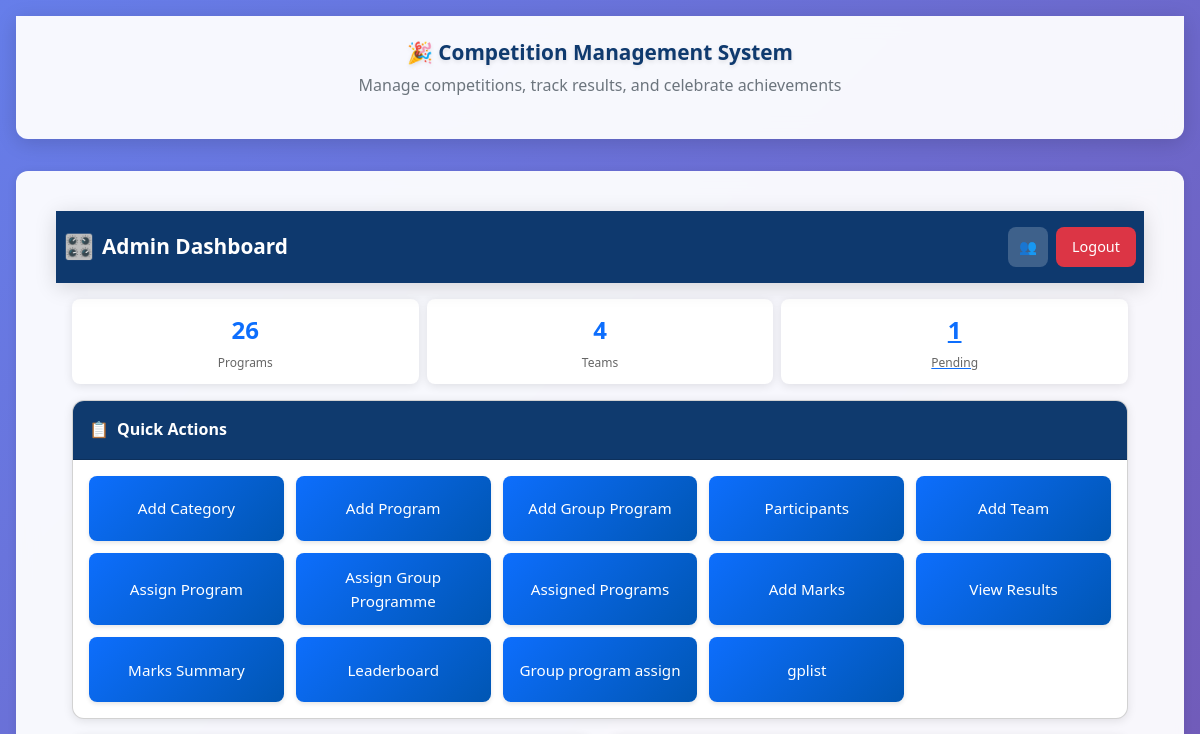
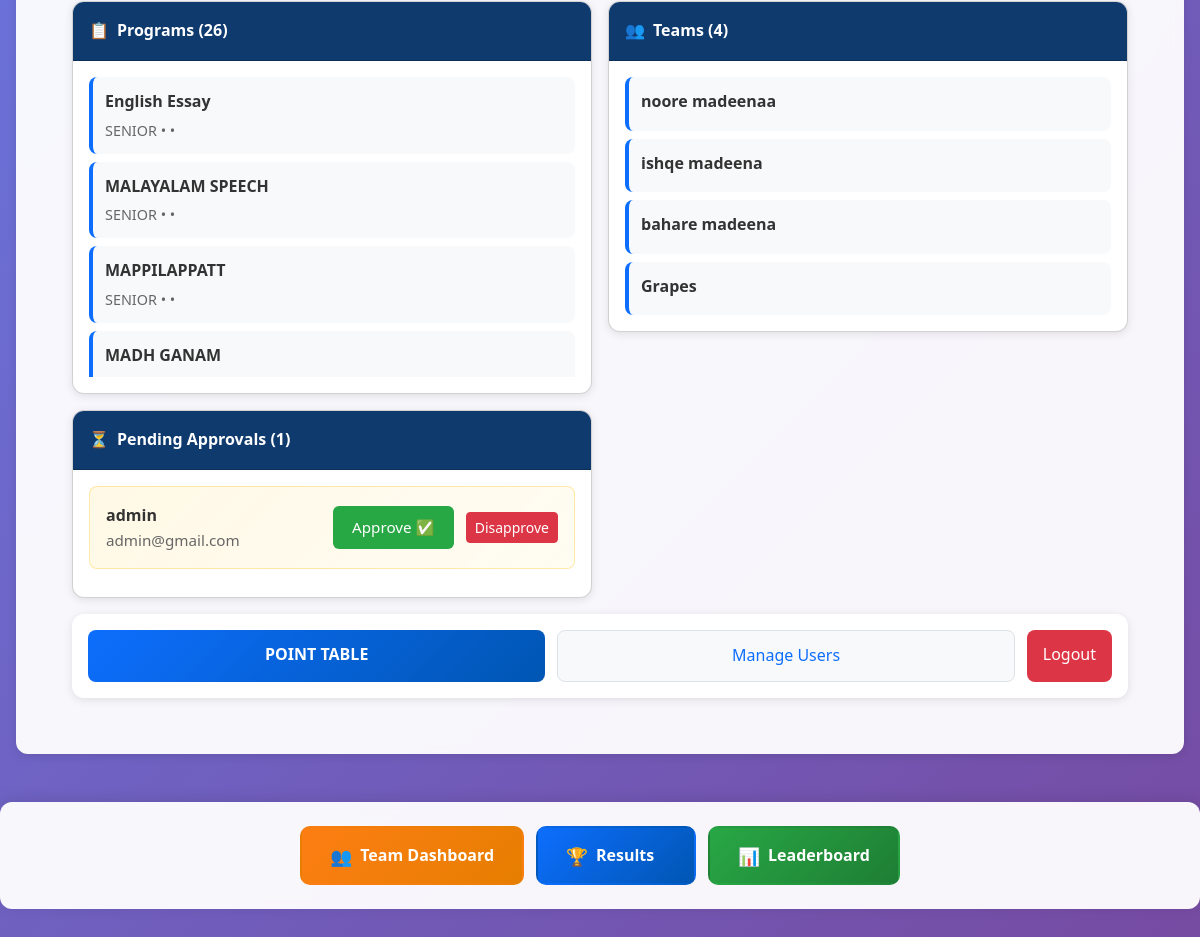
Before: /admin_dashboard/ (signed in) with the older database file (2 pictures, top to bottom).
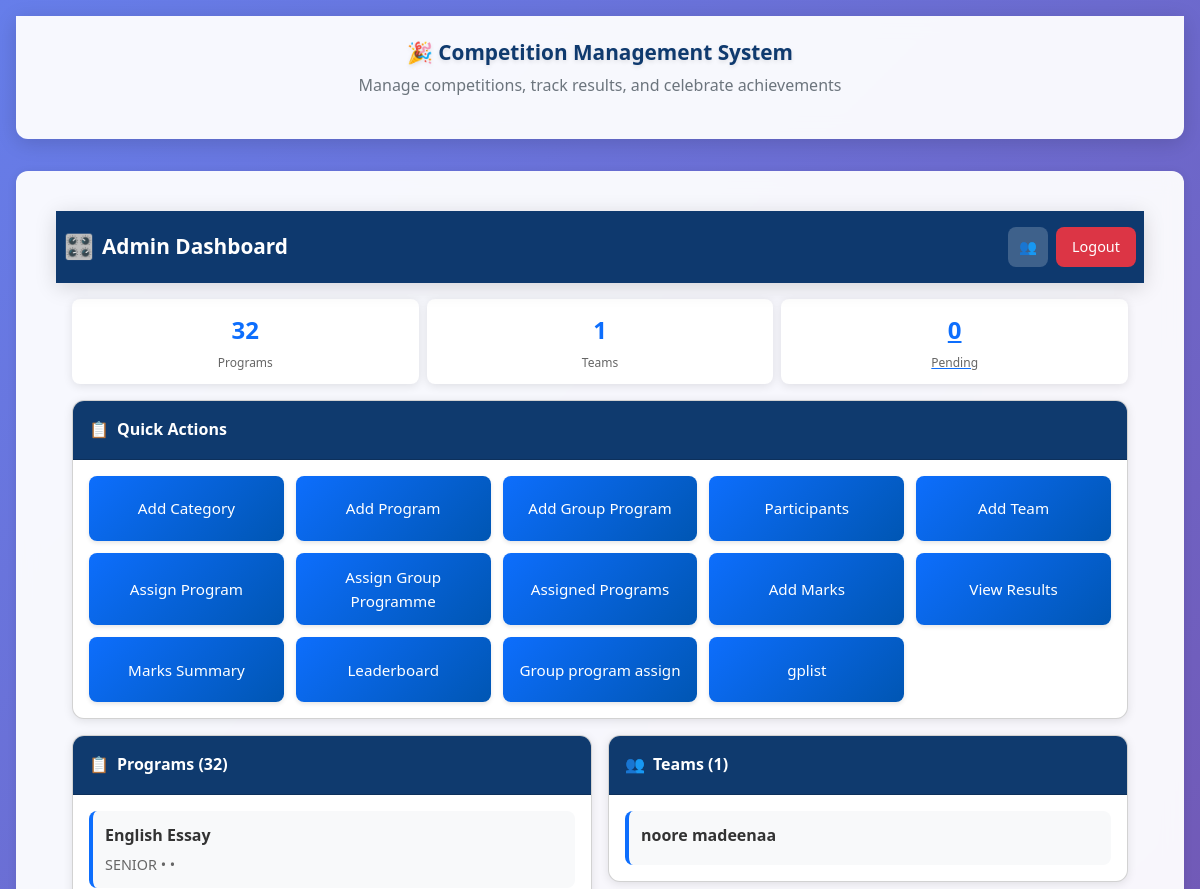
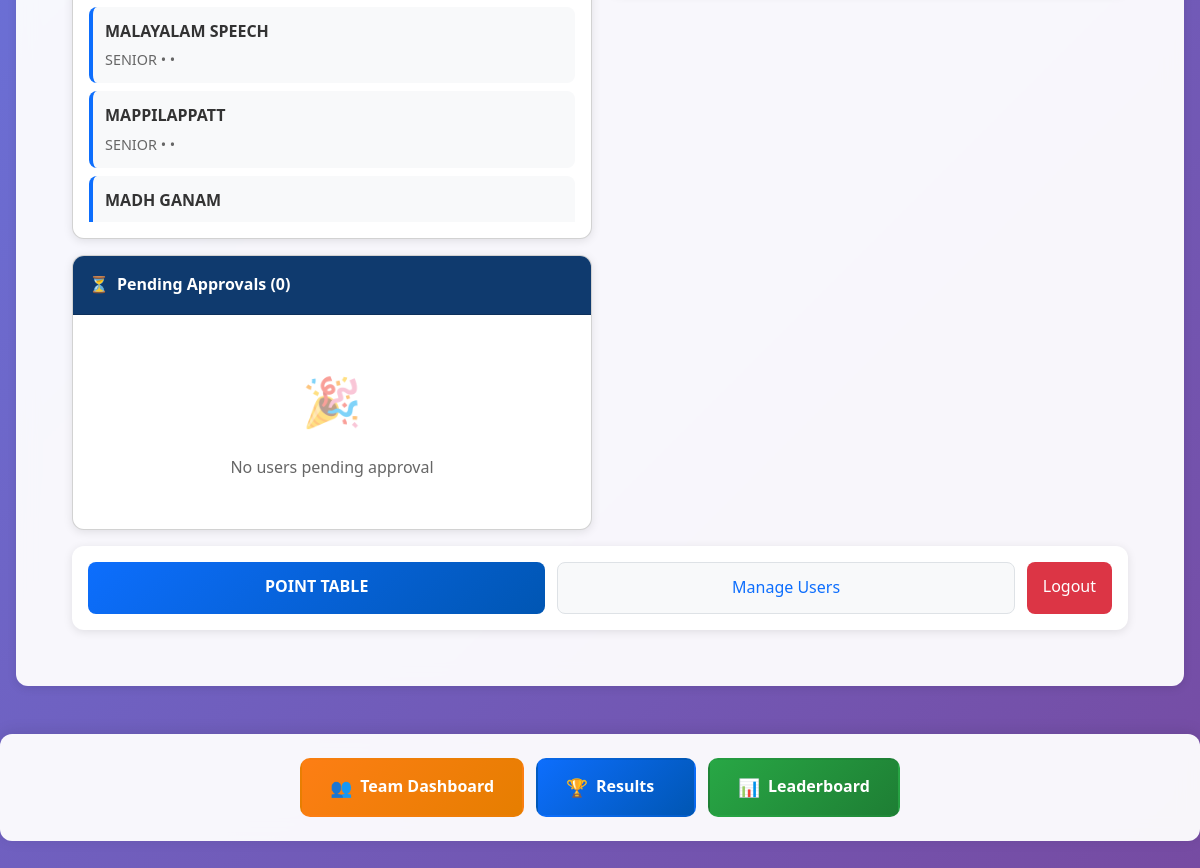
After: the same page with the newer database file (2 pictures, top to bottom).
### core/models.py (models this page shows, shortened)
class Program(models.Model):
    name = models.CharField(max_length=100)
    category = models.ForeignKey(Category, on_delete=models.CASCADE)
    is_group = models.BooleanField(default=False, null=True)

class Category(models.Model):
    name = models.CharField(max_length=100)

class Team(models.Model):
    user = models.OneToOneField(User, on_delete=models.CASCADE)
    name = models.CharField(max_length=100)
    total_points = models.IntegerField(default=0)

class User(AbstractUser):
    ROLE_CHOICES = (
        ('admin', 'Admin'),
        ('team', 'Team'),
        ('off_campus', 'Off_campus')
    )
    role = models.CharField(max_length=10, choices=ROLE_CHOICES)
    is_approved = models.BooleanField(default=False)

### core/views.py (the view)
# urls.py: path('admin_dashboard/', views.dashboard_admin, name='dashboard_admin'),
@login_required
def dashboard_admin(request):
    programs = Program.objects.all()
    teams = Team.objects.all()
    pending_users = User.objects.filter(is_approved=False)
    context = {
        'programs': programs,
        'teams': teams,
        'pending_users': pending_users,
    }
    return render(request, 'dashboard_admin.html', context)

### templates/dashboard_admin.html (shortened to what the changed rows need)
{% extends 'base.html' %}
{% block content %}
<div class="mobile-header">
  <div class="header-content">
    <div class="logo-section">
      <h1 class="admin-title">Admin Dashboard</h1>
    </div>
  </div>
</div>
<div class="main-container">
  <div class="stats-bar">
    <div class="stat-item">
      <div class="stat-number">{{ programs|length }}</div>
      <div class="stat-label">Programs</div>
    </div>
    <div class="stat-item">
      <div class="stat-number">{{ teams|length }}</div>
      <div class="stat-label">Teams</div>
    </div>
    <a href="{% url 'pending_users' %}" >
    <div class="stat-item">
      <div class="stat-number">{{ pending_users|length }}</div>
      <div class="stat-label">Pending</div>
    </div>
    </a>
  </div>
  <div class="dashboard-grid">
    <div class="card">
      <div class="card-header">
        <span>📋</span>
        <span>Programs ({{ programs|length }})</span>
      </div>
      <div class="card-body">
        <div class="list-container">
          {% for program in programs %}
          <div class="list-item">
            <div class="list-item-title">{{ program.name }}</div>
            <div class="list-item-subtitle">{{ program.category.name }} • {{ program.stage }} • {{ program.schedule_time }}</div>
          </div>
          {% empty %}
          <div class="empty-state">
            <div class="empty-state-icon">📋</div>
            <div>No programs available</div>
          </div>
          {% endfor %}
        </div>
      </div>
    </div>
    <div class="card">
      <div class="card-header">
        <span>👥</span>
        <span>Teams ({{ teams|length }})</span>
      </div>
      <div class="card-body">
        <div class="list-container">
          {% for team in teams %}
          <div class="list-item">
            <div class="list-item-title">{{ team.name }}</div>
          </div>
          {% empty %}
          <div class="empty-state">
            <div class="empty-state-icon">👥</div>
            <div>No teams created yet</div>
          </div>
          {% endfor %}
        </div>
      </div>
    </div>
    <div class="card">
      <div class="card-header">
        <span>⏳</span>
        <span>Pending Approvals ({{ pending_users|length }})</span>
      </div>
      <div class="card-body">
        {% for user in pending_users %}
        <div class="pending-user">
          <div class="pending-user-info">
            <div class="user-name">{{ user.username }}</div>
            <div class="user-email">{{ user.email }}</div>
          </div>
          <a href="{% url 'approve_user' user.id %}" class="approve-btn">Approve ✅</a>
          <a href="{% url 'disapprove_user' user.id %}" class="btn btn-danger btn-sm">Disapprove</a>
        </div>
        {% empty %}
        <div class="empty-state">
          <div class="empty-state-icon">🎉</div>
          <div>No users pending approval</div>
        </div>
        {% endfor %}
      </div>
    </div>
  </div>
</div>
{% endblock %}

Changed rows visible on the page:
removed Team: name "ishqe madeena"
removed Team: name "bahare madeena"
removed Team: name "Grapes"
removed User: username "admin", email "admin@gmail.com"
Other visible differences:
{{ programs|length }}: "26" → "32"
{{ teams|length }}: "4" → "1"
{{ pending_users|length }}: "1" → "0"
text now shown: "🎉 No users pending approval"
